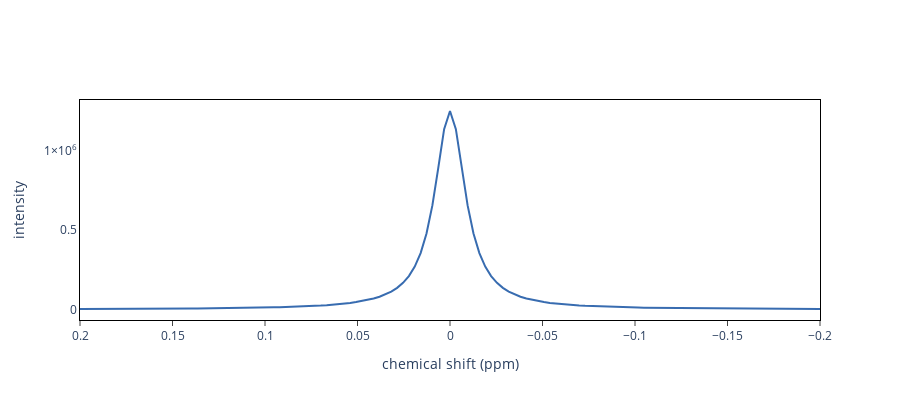

The notebook cell this image was saved under:
### Markdown cell above
This method returns a plotly.graph_objects.Figure object that can be updated (e.g. to change the layout) and plotted.

### Code cell
fig.update_layout(autosize=False, width=900, height=400)
fig.show()
